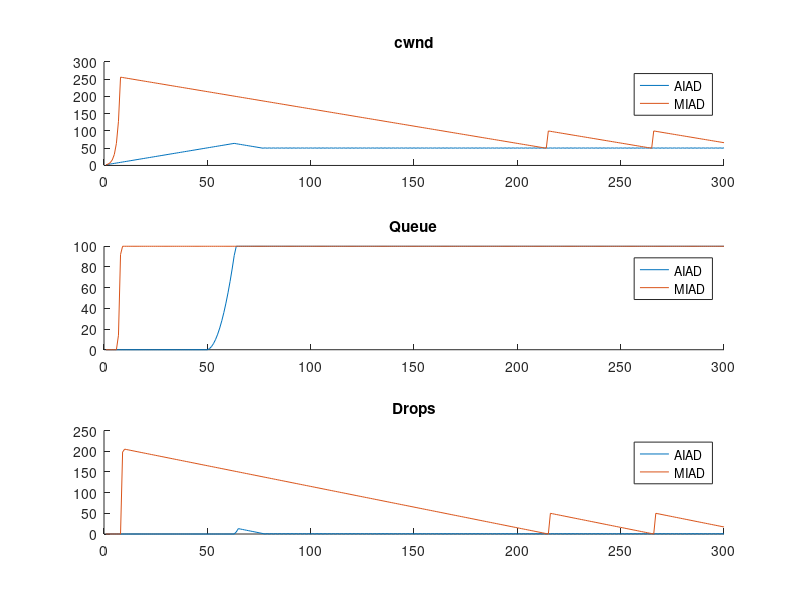

The MATLAB script that drew this image:
% TCP CONGESTION CONTROL – Task D
% clear; clc; close all;

T = 300;
mu = 50;
K = 100;

algorithms = {'AIAD', 'MIAD'};

figure;

for a = 1:length(algorithms)

    algo = algorithms{a};

    cwnd = 1;
    q = 0;

    cwnd_trace = zeros(1,T);
    q_trace = zeros(1,T);
    drop_trace = zeros(1,T);

    for t = 1:T

        arrivals = max(cwnd,0);
        q = q + arrivals;

        served = min(q, mu);
        q = q - served;

        if q > K
            drops = q - K;
            q = K;
        else
            drops = 0;
        end

        loss_event = (drops > 0);

        %  Different Algorithms 
        switch algo
            % task
            case 'AIAD'
                if loss_event
                    cwnd = cwnd - 1;
                else
                    cwnd = cwnd + 1;
                end

            % task
            case 'MIAD'
                if loss_event
                    cwnd = cwnd - 1;
                else
                    cwnd = cwnd * 2;
                end

        end

        cwnd = max(cwnd,1);
        cwnd_trace(t) = cwnd;
        q_trace(t) = q;
        drop_trace(t) = drops;

    end
    %  Plotting 
    subplot(3,1,1);
    hold on;
    plot(cwnd_trace, 'DisplayName', algo);

    subplot(3,1,2);
    hold on;
    plot(q_trace, 'DisplayName', algo);

    subplot(3,1,3);
    hold on;
    plot(drop_trace, 'DisplayName', algo);

end

% Plot Formatting
subplot(3,1,1);
title('cwnd');
legend;

subplot(3,1,2);
title('Queue');
legend;

subplot(3,1,3);
title('Drops');
legend;
